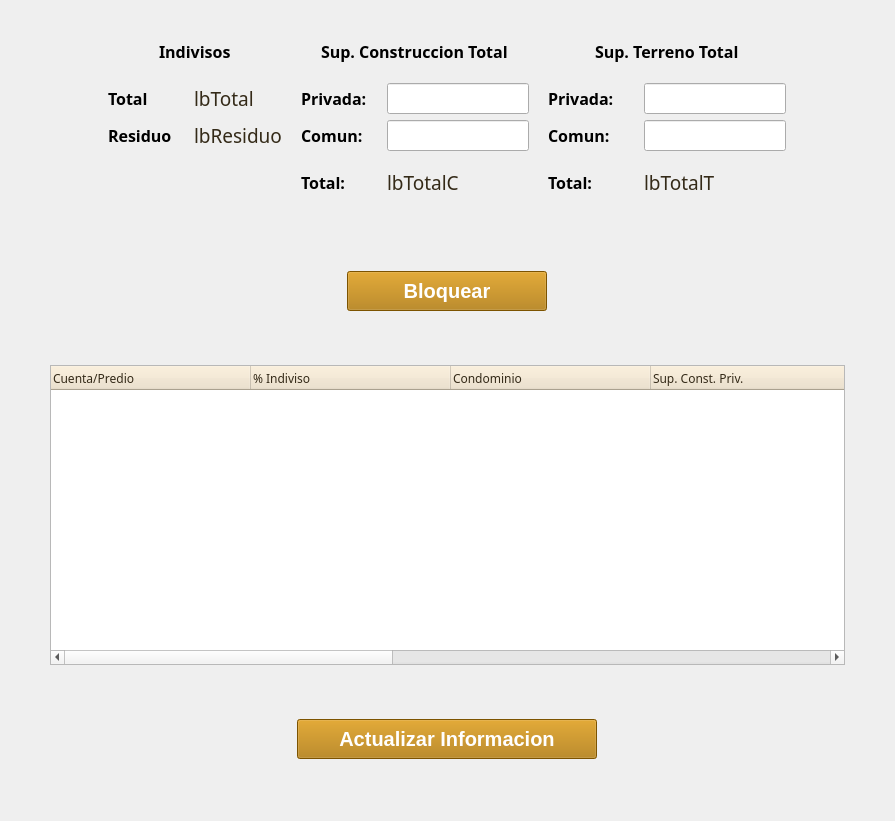
                <widget class="QWidget" name="scrollAreaWidgetContents_8">
                 <property name="geometry">
                  <rect>
                   <x>0</x>
                   <y>0</y>
                   <width>895</width>
                   <height>821</height>
                  </rect>
                 </property>
                 <layout class="QGridLayout" name="gridLayout_30">
                  <property name="leftMargin">
                   <number>0</number>
                  </property>
                  <property name="topMargin">
                   <number>0</number>
                  </property>
                  <property name="rightMargin">
                   <number>0</number>
                  </property>
                  <property name="bottomMargin">
                   <number>0</number>
                  </property>
                  <property name="spacing">
                   <number>0</number>
                  </property>
                  <item row="1" column="1">
                   <widget class="QLabel" name="label_140">
                    <property name="minimumSize">
                     <size>
                      <width>0</width>
                      <height>10</height>
                     </size>
                    </property>
                    <property name="maximumSize">
                     <size>
                      <width>16777215</width>
                      <height>20</height>
                     </size>
                    </property>
                    <property name="text">
                     <string/>
                    </property>
                   </widget>
                  </item>
                  <item row="4" column="2">
                   <widget class="QLabel" name="label_135">
                    <property name="minimumSize">
                     <size>
                      <width>50</width>
                      <height>0</height>
                     </size>
                    </property>
                    <property name="maximumSize">
                     <size>
                      <width>50</width>
                      <height>16777215</height>
                     </size>
                    </property>
                    <property name="text">
                     <string/>
                    </property>
                   </widget>
                  </item>
                  <item row="4" column="0">
                   <widget class="QLabel" name="label_134">
                    <property name="minimumSize">
                     <size>
                      <width>50</width>
                      <height>0</height>
                     </size>
                    </property>
                    <property name="maximumSize">
                     <size>
                      <width>50</width>
                      <height>16777215</height>
                     </size>
                    </property>
                    <property name="text">
                     <string/>
                    </property>
                   </widget>
                  </item>
                  <item row="6" column="1" alignment="Qt::AlignHCenter">
                   <widget class="QPushButton" name="btnActualizaInfo">
                    <property name="minimumSize">
                     <size>
                      <width>300</width>
                      <height>40</height>
                     </size>
                    </property>
                    <property name="maximumSize">
                     <size>
                      <width>300</width>
                      <height>40</height>
                     </size>
                    </property>
                    <property name="font">
                     <font>
                      <pointsize>15</pointsize>
                      <weight>75</weight>
                      <bold>true</bold>
                     </font>
                    </property>
                    <property name="styleSheet">
                     <string notr="true">background : rgb(174, 116, 0);
color : rgb(255, 255, 255)</string>
                    </property>
                    <property name="text">
                     <string>Actualizar Informacion</string>
                    </property>
                   </widget>
                  </item>
                  <item row="7" column="1">
                   <widget class="QLabel" name="label_138">
                    <property name="minimumSize">
                     <size>
                      <width>0</width>
                      <height>20</height>
                     </size>
                    </property>
                    <property name="maximumSize">
                     <size>
                      <width>16777215</width>
                      <height>20</height>
                     </size>
                    </property>
                    <property name="text">
                     <string/>
                    </property>
                   </widget>
                  </item>
                  <item row="3" column="1">
                   <widget class="QLabel" name="label_139">
                    <property name="minimumSize">
                     <size>
                      <width>0</width>
                      <height>10</height>
                     </size>
                    </property>
                    <property name="maximumSize">
                     <size>
                      <width>16777215</width>
                      <height>20</height>
                     </size>
                    </property>
                    <property name="text">
                     <string/>
                    </property>
                   </widget>
                  </item>
                  <item row="5" column="1">
                   <widget class="QLabel" name="label_136">
                    <property name="minimumSize">
                     <size>
                      <width>0</width>
                      <height>20</height>
                     </size>
                    </property>
                    <property name="maximumSize">
                     <size>
                      <width>16777215</width>
                      <height>20</height>
                     </size>
                    </property>
                    <property name="text">
                     <string/>
                    </property>
                   </widget>
                  </item>
                  <item row="4" column="1">
                   <widget class="QTableWidget" name="twIndivisos">
                    <property name="minimumSize">
                     <size>
                      <width>0</width>
                      <height>300</height>
                     </size>
                    </property>
                    <property name="maximumSize">
                     <size>
                      <width>16777215</width>
                      <height>300</height>
                     </size>
                    </property>
                    <property name="font">
                     <font>
                      <family>Century Gothic</family>
                      <pointsize>10</pointsize>
                     </font>
                    </property>
                    <property name="styleSheet">
                     <string notr="true">QHeaderView::section
{
background-color: rgb(238,225,200);
color : rgb(52, 42, 24 );
text-align: right;
font-size:12px;
height:24px
}</string>
                    </property>
                    <attribute name="horizontalHeaderMinimumSectionSize">
                     <number>200</number>
                    </attribute>
                    <column>
                     <property name="text">
                      <string>Cuenta/Predio</string>
                     </property>
                     <property name="textAlignment">
                      <set>AlignLeading|AlignVCenter</set>
                     </property>
                    </column>
                    <column>
                     <property name="text">
                      <string>% Indiviso</string>
                     </property>
                     <property name="textAlignment">
                      <set>AlignLeading|AlignVCenter</set>
                     </property>
                    </column>
                    <column>
                     <property name="text">
                      <string>Condominio</string>
                     </property>
                     <property name="textAlignment">
                      <set>AlignLeading|AlignVCenter</set>
                     </property>
                    </column>
                    <column>
                     <property name="text">
                      <string>Sup. Const. Priv.</string>
                     </property>
                     <property name="textAlignment">
                      <set>AlignLeading|AlignVCenter</set>
                     </property>
                    </column>
                    <column>
                     <property name="text">
                      <string>Sup. Const. Comun</string>
                     </property>
                     <property name="textAlignment">
                      <set>AlignLeading|AlignVCenter</set>
                     </property>
                    </column>
                    <column>
                     <property name="text">
                      <string>Sup. Terr. Priv.</string>
                     </property>
                     <property name="textAlignment">
                      <set>AlignLeading|AlignVCenter</set>
                     </property>
                    </column>
                    <column>
                     <property name="text">
                      <string>Sup. Terr. Comun</string>
                     </property>
                     <property name="textAlignment">
                      <set>AlignLeading|AlignVCenter</set>
                     </property>
                    </column>
                   </widget>
                  </item>
                  <item row="2" column="1" alignment="Qt::AlignHCenter">
                   <widget class="QPushButton" name="btnBlocDesbloc">
                    <property name="minimumSize">
                     <size>
                      <width>200</width>
                      <height>40</height>
                     </size>
                    </property>
                    <property name="maximumSize">
                     <size>
                      <width>200</width>
                      <height>40</height>
                     </size>
                    </property>
                    <property name="font">
                     <font>
                      <pointsize>15</pointsize>
                      <weight>75</weight>
                      <bold>true</bold>
                     </font>
                    </property>
                    <property name="styleSheet">
                     <string notr="true">background : rgb(174, 116, 0);
color : rgb(255, 255, 255)</string>
                    </property>
                    <property name="text">
                     <string>Bloquear</string>
                    </property>
                   </widget>
                  </item>
                  <item row="0" column="1" alignment="Qt::AlignHCenter">
                   <widget class="QWidget" name="widget_14" native="true">
                    <property name="minimumSize">
                     <size>
                      <width>0</width>
                      <height>200</height>
                     </size>
                    </property>
                    <property name="maximumSize">
                     <size>
                      <width>16777215</width>
                      <height>200</height>
                     </size>
                    </property>
                    <layout class="QGridLayout" name="gridLayout_31">
                     <item row="3" column="3">
                      <widget class="QLabel" name="label_128">
                       <property name="font">
                        <font>
                         <family>Century Gothic</family>
                         <pointsize>12</pointsize>
                         <weight>75</weight>
                         <bold>true</bold>
                        </font>
                       </property>
                       <property name="text">
                        <string>Total:</string>
                       </property>
                      </widget>
                     </item>
                     <item row="2" column="4">
                      <widget class="QLabel" name="lbComunC">
                       <property name="font">
                        <font>
                         <pointsize>12</pointsize>
                         <weight>50</weight>
                         <italic>false</italic>
                         <bold>false</bold>
                        </font>
                       </property>
                       <property name="text">
                        <string>lbComunC</string>
                       </property>
                      </widget>
                     </item>
                     <item row="1" column="2">
                      <widget class="QLabel" name="label_132">
                       <property name="maximumSize">
                        <size>
                         <width>50</width>
                         <height>16777215</height>
                        </size>
                       </property>
                       <property name="text">
                        <string/>
                       </property>
                      </widget>
                     </item>
                     <item row="1" column="1">
                      <widget class="QLabel" name="lbTotal">
                       <property name="minimumSize">
                        <size>
                         <width>80</width>
                         <height>24</height>
                        </size>
                       </property>
                       <property name="maximumSize">
                        <size>
                         <width>80</width>
                         <height>24</height>
                        </size>
                       </property>
                       <property name="font">
                        <font>
                         <family>Century Gothic</family>
                         <pointsize>14</pointsize>
                         <weight>50</weight>
                         <italic>false</italic>
                         <bold>false</bold>
                        </font>
                       </property>
                       <property name="styleSheet">
                        <string notr="true">color : rgb(52, 42, 24 )</string>
                       </property>
                       <property name="text">
                        <string>lbTotal</string>
                       </property>
                      </widget>
                     </item>
                     <item row="1" column="0">
                      <widget class="QLabel" name="label_112">
                       <property name="minimumSize">
                        <size>
                         <width>80</width>
                         <height>0</height>
                        </size>
                       </property>
                       <property name="maximumSize">
                        <size>
                         <width>80</width>
                         <height>16777215</height>
                        </size>
                       </property>
                       <property name="font">
                        <font>
                         <family>Century Gothic</family>
                         <pointsize>12</pointsize>
                         <weight>75</weight>
                         <bold>true</bold>
                        </font>
                       </property>
                       <property name="text">
                        <string>Total</string>
                       </property>
                      </widget>
                     </item>
                     <item row="0" column="0" colspan="2" alignment="Qt::AlignHCenter">
                      <widget class="QLabel" name="label_110">
                       <property name="font">
                        <font>
                         <family>Century Gothic</family>
                         <pointsize>12</pointsize>
                         <weight>75</weight>
                         <bold>true</bold>
                        </font>
                       </property>
                       <property name="text">
                        <string>Indivisos</string>
                       </property>
                      </widget>
                     </item>
                     <item row="1" column="8">
                      <widget class="QLabel" name="lbPrivadaT">
                       <property name="minimumSize">
                        <size>
                         <width>120</width>
                         <height>0</height>
                        </size>
                       </property>
                       <property name="maximumSize">
                        <size>
                         <width>120</width>
                         <height>16777215</height>
                        </size>
                       </property>
                       <property name="font">
                        <font>
                         <pointsize>12</pointsize>
                         <weight>50</weight>
                         <italic>false</italic>
                         <bold>false</bold>
                        </font>
                       </property>
                       <property name="text">
                        <string>lbPrivadaT</string>
                       </property>
                      </widget>
                     </item>
                     <item row="1" column="6">
                      <widget class="QLabel" name="label_133">
                       <property name="maximumSize">
                        <size>
                         <width>50</width>
                         <height>16777215</height>
                        </size>
                       </property>
                       <property name="text">
                        <string/>
                       </property>
                      </widget>
                     </item>
                     <item row="2" column="7">
                      <widget class="QLabel" name="label_124">
                       <property name="font">
                        <font>
                         <family>Century Gothic</family>
                         <pointsize>12</pointsize>
                         <weight>75</weight>
                         <bold>true</bold>
                        </font>
                       </property>
                       <property name="text">
                        <string>Comun:</string>
                       </property>
                      </widget>
                     </item>
                     <item row="3" column="4">
                      <widget class="QLabel" name="lbTotalC">
                       <property name="font">
                        <font>
                         <family>Century Gothic</family>
                         <pointsize>14</pointsize>
                         <weight>50</weight>
                         <italic>false</italic>
                         <bold>false</bold>
                        </font>
                       </property>
                       <property name="styleSheet">
                        <string notr="true">color : rgb(52, 42, 24 )</string>
                       </property>
                       <property name="text">
                        <string>lbTotalC</string>
                       </property>
                      </widget>
                     </item>
                     <item row="0" column="3" colspan="2" alignment="Qt::AlignHCenter">
                      <widget class="QLabel" name="label_118">
                       <property name="font">
                        <font>
                         <family>Century Gothic</family>
                         <pointsize>12</pointsize>
                         <weight>75</weight>
                         <bold>true</bold>
                        </font>
                       </property>
                       <property name="text">
                        <string>Sup. Construccion Total</string>
                       </property>
                      </widget>
                     </item>
                     <item row="1" column="7">
                      <widget class="QLabel" name="label_114">
                       <property name="minimumSize">
                        <size>
                         <width>90</width>
                         <height>0</height>
                        </size>
                       </property>
                       <property name="maximumSize">
                        <size>
                         <width>90</width>
                         <height>16777215</height>
                        </size>
                       </property>
                       <property name="font">
                        <font>
                         <family>Century Gothic</family>
                         <pointsize>12</pointsize>
                         <weight>75</weight>
                         <bold>true</bold>
                        </font>
                       </property>
                       <property name="text">
                        <string>Privada:</string>
                       </property>
                      </widget>
                     </item>
                     <item row="2" column="8">
                      <widget class="QLabel" name="lbComunT">
                       <property name="maximumSize">
                        <size>
                         <width>120</width>
                         <height>16777215</height>
                        </size>
                       </property>
                       <property name="font">
                        <font>
                         <pointsize>12</pointsize>
                         <weight>50</weight>
                         <italic>false</italic>
                         <bold>false</bold>
                        </font>
                       </property>
                       <property name="text">
                        <string>lbComunT</string>
                       </property>
                      </widget>
                     </item>
                     <item row="2" column="0">
                      <widget class="QLabel" name="label_120">
                       <property name="font">
                        <font>
                         <family>Century Gothic</family>
                         <pointsize>12</pointsize>
                         <weight>75</weight>
                         <bold>true</bold>
                        </font>
                       </property>
                       <property name="text">
                        <string>Residuo</string>
                       </property>
                      </widget>
                     </item>
                     <item row="1" column="3">
                      <widget class="QLabel" name="label_109">
                       <property name="minimumSize">
                        <size>
                         <width>80</width>
                         <height>0</height>
                        </size>
                       </property>
                       <property name="maximumSize">
                        <size>
                         <width>80</width>
                         <height>16777215</height>
                        </size>
                       </property>
                       <property name="font">
                        <font>
                         <family>Century Gothic</family>
                         <pointsize>12</pointsize>
                         <weight>75</weight>
                         <bold>true</bold>
                        </font>
                       </property>
                       <property name="text">
                        <string>Privada:</string>
                       </property>
                      </widget>
                     </item>
                     <item row="2" column="4">
                      <widget class="QLineEdit" name="leComunC">
                       <property name="font">
                        <font>
                         <family>Century Gothic</family>
                         <pointsize>12</pointsize>
                        </font>
                       </property>
                       <property name="maxLength">
                        <number>10</number>
                       </property>
                      </widget>
                     </item>
                     <item row="0" column="7" colspan="2" alignment="Qt::AlignHCenter">
                      <widget class="QLabel" name="label_119">
                       <property name="font">
                        <font>
                         <family>Century Gothic</family>
                         <pointsize>12</pointsize>
                         <weight>75</weight>
                         <bold>true</bold>
                        </font>
                       </property>
                       <property name="text">
                        <string>Sup. Terreno Total</string>
                       </property>
                      </widget>
                     </item>
                     <item row="1" column="4">
                      <widget class="QLabel" name="lbPrivadaC">
                       <property name="minimumSize">
                        <size>
                         <width>120</width>
                         <height>0</height>
                        </size>
                       </property>
                       <property name="maximumSize">
                        <size>
                         <width>120</width>
                         <height>16777215</height>
                        </size>
                       </property>
                       <property name="font">
                        <font>
                         <pointsize>12</pointsize>
                         <weight>50</weight>
                         <italic>false</italic>
                         <bold>false</bold>
                        </font>
                       </property>
                       <property name="text">
                        <string>lbPrivadaC</string>
                       </property>
                      </widget>
                     </item>
                     <item row="2" column="3">
                      <widget class="QLabel" name="label_122">
                       <property name="font">
                        <font>
                         <family>Century Gothic</family>
                         <pointsize>12</pointsize>
                         <weight>75</weight>
                         <bold>true</bold>
                        </font>
                       </property>
                       <property name="text">
                        <string>Comun:</string>
                       </property>
                      </widget>
                     </item>
                     <item row="3" column="8">
                      <widget class="QLabel" name="lbTotalT">
                       <property name="font">
                        <font>
                         <family>Century Gothic</family>
                         <pointsize>14</pointsize>
                         <weight>50</weight>
                         <italic>false</italic>
                         <bold>false</bold>
                        </font>
                       </property>
                       <property name="styleSheet">
                        <string notr="true">color : rgb(52, 42, 24 )</string>
                       </property>
                       <property name="text">
                        <string>lbTotalT</string>
                       </property>
                      </widget>
                     </item>
                     <item row="2" column="1">
                      <widget class="QLabel" name="lbResiduo">
                       <property name="minimumSize">
                        <size>
                         <width>0</width>
                         <height>24</height>
                        </size>
                       </property>
                       <property name="maximumSize">
                        <size>
                         <width>16777215</width>
                         <height>24</height>
                        </size>
                       </property>
                       <property name="font">
                        <font>
                         <family>Century Gothic</family>
                         <pointsize>14</pointsize>
                         <weight>50</weight>
                         <italic>false</italic>
                         <bold>false</bold>
                        </font>
                       </property>
                       <property name="styleSheet">
                        <string notr="true">color : rgb(52, 42, 24 )</string>
                       </property>
                       <property name="text">
                        <string>lbResiduo</string>
                       </property>
                      </widget>
                     </item>
                     <item row="3" column="7">
                      <widget class="QLabel" name="label_130">
                       <property name="font">
                        <font>
                         <family>Century Gothic</family>
                         <pointsize>12</pointsize>
                         <weight>75</weight>
                         <bold>true</bold>
                        </font>
                       </property>
                       <property name="text">
                        <string>Total:</string>
                       </property>
                      </widget>
                     </item>
                     <item row="1" column="4">
                      <widget class="QLineEdit" name="lePrivadaC">
                       <property name="font">
                        <font>
                         <family>Century Gothic</family>
                         <pointsize>12</pointsize>
                        </font>
                       </property>
                       <property name="maxLength">
                        <number>10</number>
                       </property>
                      </widget>
                     </item>
                     <item row="2" column="8">
                      <widget class="QLineEdit" name="leComunT">
                       <property name="font">
                        <font>
                         <family>Century Gothic</family>
                         <pointsize>12</pointsize>
                        </font>
                       </property>
                       <property name="maxLength">
                        <number>10</number>
                       </property>
                      </widget>
                     </item>
                     <item row="1" column="8">
                      <widget class="QLineEdit" name="lePrivadaT">
                       <property name="font">
                        <font>
                         <family>Century Gothic</family>
                         <pointsize>12</pointsize>
                        </font>
                       </property>
                       <property name="maxLength">
                        <number>10</number>
                       </property>
                      </widget>
                     </item>
                    </layout>
                   </widget>
                  </item>
                 </layout>
                </widget>
